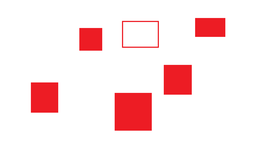
#> input picture test.png, 256 x 144 px, shrunk from 1152 x 648 before the run
$ python find.py   (Python 2 division)
#> lines starting #> are read from the running program, lines starting #| are printed output that depends on the picture; after the words box and inside, x2 and y2 are one past the last pixel; in counts of white or black regions, pixels touching at a corner belong together
import numpy as np
import cv2
from operator import itemgetter
import easygui


# Zan Smirnov C15437072
# Pseudocode:
#       convert image to HSL for easier masking
#       mask white
#       mask red
#       combine white and red masks
#       Use a (1,3) kernel to erode the white mask to get rid of vertical stuff (we're only interested in horizontal lines)
#
#       for every pixel in eroded white mask:
#               flood fill every white pixel and discard any white connected areas that are too big (gets rid of big blobs of white that are too big to be wally's stripes)
#
#       iterate every (13, 32) pixel rectangle of the image:
#               count the red and white pixels in the rectangle
#               Find the red-white ratio rating for the rectangle
#               The rating is as follows.
#               Say there are 6 pixels in total, the perfect red and white pixel ratio would be 3 red and 3 white.
#               But if there are only 6 red pixels we don't want the rating to be 6.
#               So the rating formula is like this:  (red + white - abs(red - white)) / total_pixels = (3 + 3 - (3 - 3)) / 6
#               This rating will find the rectangles with evenly distributed amount of red and white
#
#       // We know that Wally isn't even in his red and white ratio
#       discard any rectangle where teh red-white ratio is less than 0.1
#       // This will give us the red and white ROIs
#
#       iterate every non-discarded ROI rectangle:
#               if detect_waldo_stripes(rectangle):
#                       highlight this rectangle
#               // Detect waldo stripes works by iterating through every single pixel in the rectangle
#               // Once it hits a white pixel it will iterate south of that pixel
#               // When it is iterating south if the pixel is not red or white then stop iterating and go onto the next white pixel
#               // If it finds another white pixel with no white pixel above it then count that as a stripe
#               // If the amount of stripes is 3 or greater then return True that Wally is found


# At first I tried using RGB for masking the red and the white, but then after some research I found out that HSL is better for this.
# The thresholds for red and white were jus ttrial and error, they can't be too constrained because then Waldo would get masked out
# and they also can't be too broad because then there will be a lot of noise and it will be hard to find Waldo.
# To find the ROIs of red and white I decided to go with an approach of segmenting the image with rectangles and then looking at each rectangle
# and seeing how many red and white pixels they have.
# Waldo has a lot more red pixels than white pixels, so the ratio isn't even and I must account for that.
# I also tried to use sobel with a vertical kernel to find the horizontal lines, but this image has a lot of them and this didn't work well.
# There is a problem with my rectangle approach, and that is that the rectangles are hardcoded in size. I tested on other images
# and the algorithm finds stripes, but sometimes the rectangles are placed in such a way that it will miss some stiped areas.
# This problem can be resolved by running the algorithm a couple of time with different rectangle sizes.
# There are performance issues when I do the flood fill, so to mitigate the performance issues I had to skip over any black pixels
# and also skip over any pixels that were already a part of a previous flood fill. I do this using a python set.
# The kernel for erosion is the smallest one (1,3) that makes sense for a kernel because Waldo is very small in all of the test images.
# We could upsclae the images and make the kernel bigger.
# Finding stripes in an image works well but depending on how we erode and theshold there will be either loads of stripes found or not that many stipes found.
# I improve finding the stripes by saying that only red color can be inbetween the stripes, just like on Waldo's shirt.
# I tried openCV's OPENING and CLOSING morphology transformations but they didn't seem to do much.


def flood_fill(mask, seed_x, seed_y):
    assert(isinstance(mask, np.ndarray))
    if mask[seed_y, seed_x] != 255:
            return []
    height, width = mask.shape

    filled_pixels = set()
    queue = [(seed_x, seed_y)]

    while queue:
        cur_pixel = queue.pop()
        filled_pixels.add(cur_pixel)

        try:
            if (cur_pixel[0], cur_pixel[1] + 1) not in filled_pixels and mask[cur_pixel[1] +  1, cur_pixel[0]] == 255:
                queue.append((cur_pixel[0], cur_pixel[1] + 1))
        except IndexError:
            pass

        try:
            if (cur_pixel[0], cur_pixel[1] - 1) not in filled_pixels and mask[cur_pixel[1] - 1, cur_pixel[0]] == 255:
                queue.append((cur_pixel[0], cur_pixel[1] - 1))
        except IndexError:
            pass

        try:
            if (cur_pixel[0] + 1, cur_pixel[1]) not in filled_pixels and mask[cur_pixel[1], cur_pixel[0] + 1] == 255:
                queue.append((cur_pixel[0] + 1, cur_pixel[1]))
        except IndexError:
            pass

        try:
            if (cur_pixel[0] - 1, cur_pixel[1]) not in filled_pixels and mask[cur_pixel[1], cur_pixel[0] - 1] == 255:
                queue.append((cur_pixel[0] - 1, cur_pixel[1]))
        except IndexError:
            pass

    return filled_pixels


def detect_waldo_stripes(white_mask, red_mask):
        for y in range(len(white_mask)):
                print(y)
                for x in range(len(white_mask[y])):
                        if white_mask[y, x] == 255:
                                lines = 0
                                first_iter = True
                                for ydown in range(y, len(white_mask)):
                                        if first_iter:
                                                first_iter = False
                                                continue
                                        # white_mask[ydown, x] = 128
                                        # cv2.imshow('Testing', white_mask)
                                        # cv2.waitKey(0)
                                        if white_mask[ydown, x] == 255:
                                                if ydown-1 >= 0:
                                                        if white_mask[ydown-1, x] == 255:
                                                                continue
                                                lines = lines + 1

                                                if white_mask[ydown, x] == 0:
                                                        if red_mask[ydown, x] == 0:
                                                                break

                                if lines > 1:
                                        return True

        return False

file_path = easygui.fileopenbox()
#> the answer given: test.png
img = cv2.imread(file_path)
#> img is the input picture: shape (144, 256, 3); mean B, G, R 229.3, 228.4, 252.9
# img = cv2.imread("test.png")
img_hsv=  cv2.cvtColor(img, cv2.COLOR_BGR2HSV)
#> img_hsv: shape (144, 256, 3); mean H, S, V 23.7, 26.3, 252.9

# lower mask (0-10)
lower_red = np.array([0,50,50]) # 0
upper_red = np.array([5,255,255]) # 10
mask0 = cv2.inRange(img_hsv, lower_red, upper_red)
#> mask0: shape (144, 256); every value is 0

# upper mask (170-180)
lower_red = np.array([170,50,50]) # 170
upper_red = np.array([180,255,255]) # 180
mask1 = cv2.inRange(img_hsv, lower_red, upper_red)
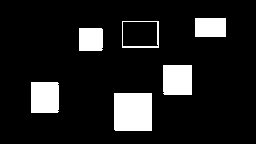
#> mask1: shape (144, 256); 12.2% white; 6 white regions, box (x1, y1, x2, y2) and area: (114, 93, 152, 131) 1443, (163, 65, 192, 95) 868, (31, 82, 59, 113) 864, (195, 18, 226, 37) 589, (79, 28, 103, 51) 549, (122, 21, 159, 48) 182

# join my masks
red_mask = mask0 + mask1
cv2.imshow('Red Mask', red_mask)

img_hls = cv2.cvtColor(img, cv2.COLOR_RGB2HLS)
#> img_hls: shape (144, 256, 3); mean of channels 0, 1, 2 18.3, 240.7, 33.8
white_mask = img_hls[:,:,1]
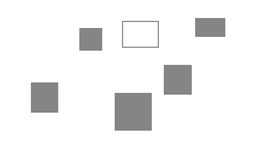
#> white_mask: shape (144, 256); min 118, max 255, mean 240.7
white_mask = cv2.inRange(white_mask, 235, 255)
#> white_mask: shape (144, 256); 87.8% white; 6 black regions, box (x1, y1, x2, y2) and area: (114, 93, 152, 131) 1444, (163, 65, 192, 95) 869, (31, 82, 59, 113) 866, (195, 18, 226, 37) 589, (79, 28, 103, 51) 551, (122, 21, 159, 48) 185

kernel = np.ones((1,3),np.uint8)
white_mask_eroded = cv2.erode(white_mask, kernel,iterations = 1)
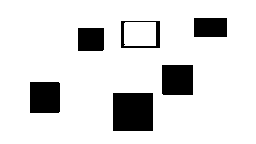
#> white_mask_eroded: shape (144, 256); 86.7% white; 6 black regions, box (x1, y1, x2, y2) and area: (113, 93, 153, 131) 1520, (162, 65, 193, 95) 929, (30, 82, 60, 113) 928, (194, 18, 227, 37) 627, (78, 28, 104, 51) 597, (121, 21, 160, 48) 287
#white_mask_eroded = cv2.morphologyEx(white_mask_eroded, cv2.MORPH_CLOSE, kernel)
done_pixels = set()
for y in range(len(white_mask_eroded)):
        # print(y)
        for x in range(len(white_mask_eroded[y])):
                if white_mask_eroded[y][x] == 0 or (x, y) in done_pixels:
                        continue
                pixels = flood_fill(white_mask_eroded, x, y)
                for p in pixels:
                        done_pixels.add(p)

                if len(pixels) > 3 or len(pixels) == 1:
                        for p in pixels:
                                white_mask_eroded[p[1], p[0]] = 0
#> this loop made 144 passes
#> after the loop, done_pixels = 125606 items
#white_mask = cv2.erode(white_mask, kernel,iterations = 1)
cv2.imshow('Light Mask', white_mask)


final_mask = cv2.bitwise_or(red_mask, white_mask)
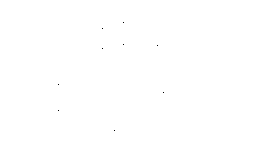
#> final_mask: shape (144, 256); 100% white; black in thin lines or dots, all inside (x1, y1, x2, y2) = (58, 22, 164, 131)
cv2.imshow('Red + Light mask', final_mask)
imgmasked = cv2.bitwise_and(img, img, mask=final_mask)


height, width, _ = imgmasked.shape
#> height = 144; width = 256

region_to_redwhite = dict()

for x in range(13 / 2, width-13, 13):
    for y in range(32 / 2, height-32, 32):
        red_pixel_count = np.count_nonzero(red_mask[y:y+32, x:x+13])
        white_pixel_count = np.count_nonzero(white_mask[y:y+32, x:x+13])
        region_to_redwhite[(x, y)] = (red_pixel_count, white_pixel_count)
#> after the loop, region_to_redwhite = 57 items
        # [4 lines of commented-out code are left out]

imgmasked_rectangles = imgmasked.copy()
region_to_rating = dict()
for k, v in region_to_redwhite.items():
    # The rating is as follows.
    # Say there are 6 pixels in total, the perfect red and white pixel ratio would be 3 red and 3 white.
    # But if there are only 6 red pixels we don't want the rating to be 6.
    # So the rating formula is like this: (3 + 3 - (3 - 3)) / 6 = (red + white - abs(red - white)) / total_pixels
    region_to_rating[k] = (v[0] + v[1] - abs(v[0] - v[1])) / float(13 * 32)
#> this loop made 57 passes
#> (k, v) on passes 1 to 12: ((6, 16), (0, 416)), ((6, 48), (0, 416)), ((6, 80), (0, 416)), ((19, 16), (0, 416)), ((19, 48), (0, 416)), ((19, 80), (30, 386)), ((32, 16), (0, 416)), ((32, 48), (0, 416)), ((32, 80), (390, 26)), ((45, 16), (0, 416)), ((45, 48), (0, 416)), ((45, 80), (390, 26))
#> after the loop, region_to_rating = 57 items

img_rect = img.copy()
white_mask_eroded_clean = white_mask_eroded.copy()
for k, v in sorted(region_to_rating.items(), key=itemgetter(1)):
    # print('{}: {}'.format(k, v))
    # print(region_to_redwhite[k])
    if v > 0.1:
        cv2.rectangle(imgmasked_rectangles,k,(k[0]+13, k[1]+32),(128,128,128),2)
        cv2.rectangle(img_rect,k,(k[0]+13, k[1]+32),(128,128,0),2)

        cv2.rectangle(white_mask_eroded,k,(k[0]+13, k[1]+32),(128,128,128),1)
        if detect_waldo_stripes(white_mask_eroded_clean[k[1]:k[1]+32, k[0]:k[0]+13], red_mask[k[1]:k[1]+32, k[0]:k[0]+13]):
                cv2.rectangle(white_mask_eroded,k,(k[0]+13, k[1]+32),(255,0,0),3)
                cv2.rectangle(img_rect,k,(k[0]+13, k[1]+32),(0,0,255),3)
                cv2.circle(img_rect,(k[0]+13, k[1]+32), 40, (0,0,255), 5)
#> this loop made 57 passes
#> (k, v) on passes 1 to 12: ((6, 16), 0), ((6, 48), 0), ((6, 80), 0), ((19, 16), 0), ((19, 48), 0), ((32, 16), 0), ((32, 48), 0), ((45, 16), 0), ((45, 48), 0), ((58, 16), 0), ((58, 48), 0), ((71, 80), 0)
#> (printed output is left out)
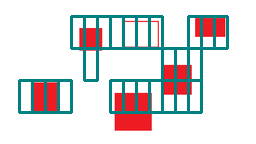
#> img_rect: shape (144, 256, 3); 12.23% of pixels changed, all inside (x1, y1, x2, y2) = (18, 15, 229, 114)
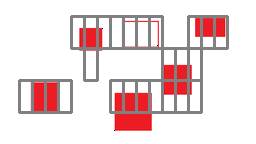
#> imgmasked_rectangles: shape (144, 256, 3); mean B, G, R 220.6, 220, 237.9
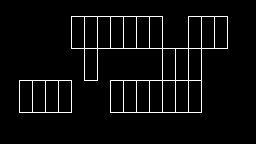
#> white_mask_eroded: shape (144, 256); values 0 (black) and 128 (white), 4.2% white in thin lines or dots, all inside (x1, y1, x2, y2) = (19, 16, 228, 113)


cv2.imshow('Eroded white mask', white_mask_eroded)
cv2.imshow('Final image', imgmasked)
cv2.imshow('Final image rect', imgmasked_rectangles)
cv2.imshow('Final image normal', img_rect)

# print(region_to_rating)
cv2.waitKey(0)
